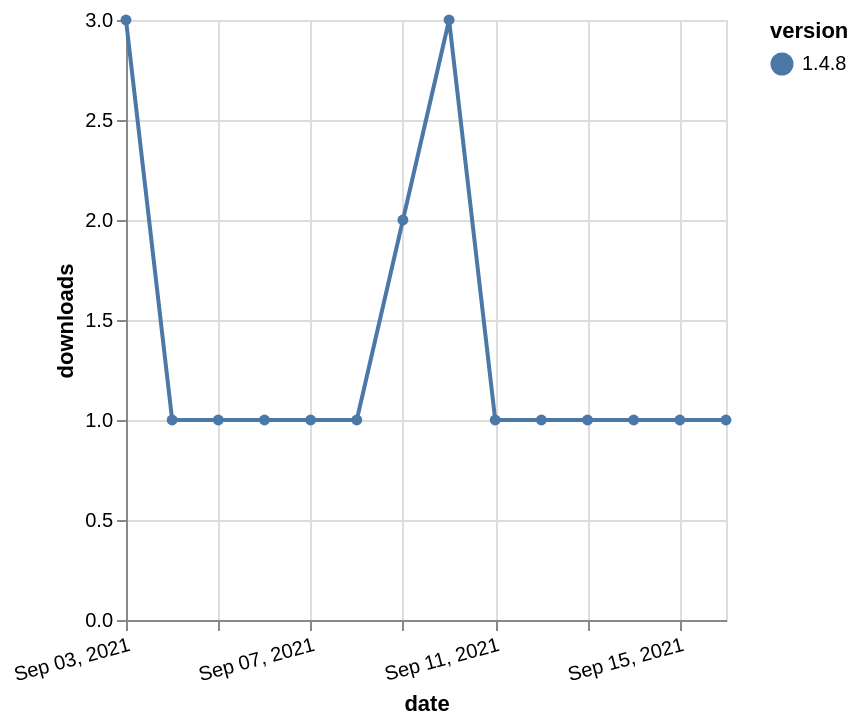

Express this chart as Vega-Lite.
### Vega-Lite specification from a JSON file in a GitHub repository (floating-point values rounded to 4 significant figures)
{"$schema": "https://vega.github.io/schema/vega-lite/v5.json", "description": "A simple bar chart with embedded data.", "data": {"values": [{"date": "2021-09-03", "total": 525, "delta": 3, "version": "1.4.8"}, {"date": "2021-09-04", "total": 526, "delta": 1, "version": "1.4.8"}, {"date": "2021-09-05", "total": 527, "delta": 1, "version": "1.4.8"}, {"date": "2021-09-06", "total": 528, "delta": 1, "version": "1.4.8"}, {"date": "2021-09-07", "total": 529, "delta": 1, "version": "1.4.8"}, {"date": "2021-09-08", "total": 530, "delta": 1, "version": "1.4.8"}, {"date": "2021-09-09", "total": 532, "delta": 2, "version": "1.4.8"}, {"date": "2021-09-10", "total": 535, "delta": 3, "version": "1.4.8"}, {"date": "2021-09-11", "total": 536, "delta": 1, "version": "1.4.8"}, {"date": "2021-09-12", "total": 537, "delta": 1, "version": "1.4.8"}, {"date": "2021-09-13", "total": 538, "delta": 1, "version": "1.4.8"}, {"date": "2021-09-14", "total": 539, "delta": 1, "version": "1.4.8"}, {"date": "2021-09-15", "total": 540, "delta": 1, "version": "1.4.8"}, {"date": "2021-09-16", "total": 541, "delta": 1, "version": "1.4.8"}]}, "width": "container", "mark": {"type": "line", "point": {"filled": true}}, "encoding": {"x": {"field": "date", "type": "temporal", "timeUnit": "yearmonthdate", "title": "date", "axis": {"labelAngle": -15}}, "y": {"field": "delta", "type": "quantitative", "title": "downloads"}, "color": {"field": "version", "type": "nominal"}, "tooltip": {"field": "delta"}}}
